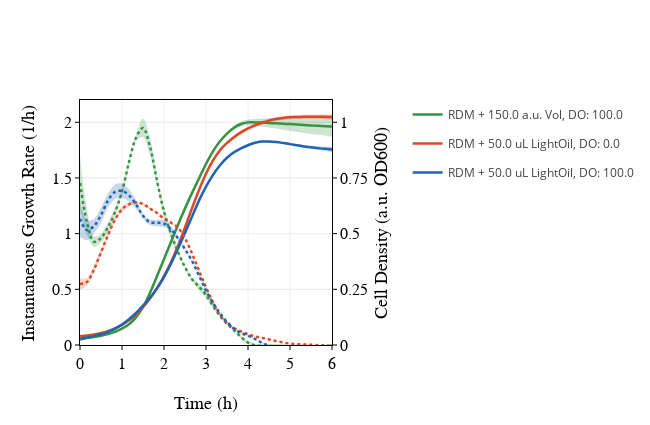

The notebook cell saved with this chart:
### Markdown cell above
### Plot growth rate and cell density for different conditions and strains ###

### Code cell
pts_per_hour = 6
feature=None

layout = go.Layout(height=425, width=650, legend_x= 1.3,

                   xaxis=dict(title='Time (h)',
                              titlefont=dict(family='Myriad Pro', size=18, color='black'),
                              showline=True, linewidth=1, linecolor='black', mirror=True, side='bottom',
                              ticks='outside', ticklen=4, tickangle=0, nticks=8,
                              tickfont=dict(size=16, family='Myriad Pro', color='black'), tickcolor='black',
                              showgrid=True,zeroline=False,range=(0,6)),

                   yaxis2=dict(title='Cell Density (a.u. OD600)',
                              titlefont=dict(family='Myriad Pro', size=18, color='black'),
                              showline=True, linewidth=1, linecolor='black', mirror=True,
                              ticks='outside', ticklen=4, tickangle=0, range=(0,1.1), tickvals=(0,0.25,0.5,0.75,1,1.25),
                              tickfont=dict(family='Myriad Pro',size=16, color='black'), tickcolor='black', 
                              showgrid=True,zeroline=False,anchor='x',side='right'),
                  
                  yaxis=dict(title='Instantaneous Growth Rate (1/h)',
                            titlefont=dict(family='Myriad Pro', size=18, color='black'),

                              anchor='x', side='left', showgrid=True, zeroline=False,
                            tickfont=dict(family='Myriad Pro',size=16, color='black'), tickcolor='black', 

                              range=(0, 2.2),showline=True, linewidth=1, linecolor='black', mirror=True,
                              ticks='outside', ticklen=4, tickangle=0, overlaying='y2'))


rep_list = [replicate for replicate in expt_aer.replicate_trials if
            str(replicate.trial_identifier.strain.parent) == 'WT' and  
            list(replicate.trial_identifier.media.components.values())[0].concentration!=200 and
            'HeavyOil' not in str(replicate.trial_identifier.media.components)]

rep_list = rep_list + [replicate for replicate in expt_anaer.replicate_trials if
            str(replicate.trial_identifier.strain.parent) == 'WT' and 
                      'Vol' not in str(replicate.trial_identifier.media.components) and
                      'HeavyOil' not in str(replicate.trial_identifier.media.components)]

rep_list = sorted(rep_list, key=lambda rep: str(rep.trial_identifier))

tracelist = growth_plot(replicate_trials=rep_list,
                                pts_per_hour=pts_per_hour,
                                plot_start=0, plot_end=37)
if tracelist:
    fig = go.Figure(data=tracelist, layout=layout)
    plot(fig)#, image='svg')
    #pio.write_image(fig,"Figures/fig_3_growthcurve.svg",format='svg')
